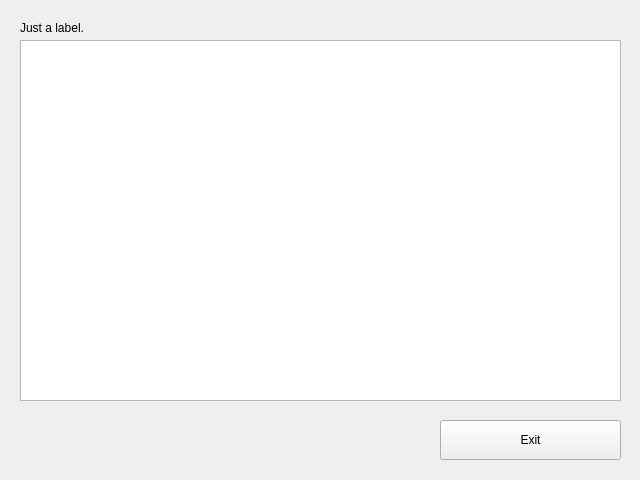
<?xml version="1.0" encoding="UTF-8"?>
<ui version="4.0">
 <class>Form</class>
 <widget class="QWidget" name="Form">
  <property name="geometry">
   <rect>
    <x>0</x>
    <y>0</y>
    <width>640</width>
    <height>480</height>
   </rect>
  </property>
  <property name="windowTitle">
   <string>Form</string>
  </property>
  <widget class="QLabel" name="label">
   <property name="geometry">
    <rect>
     <x>20</x>
     <y>20</y>
     <width>481</width>
     <height>16</height>
    </rect>
   </property>
   <property name="text">
    <string>Just a label.</string>
   </property>
  </widget>
  <widget class="QListView" name="listView">
   <property name="geometry">
    <rect>
     <x>20</x>
     <y>40</y>
     <width>601</width>
     <height>361</height>
    </rect>
   </property>
  </widget>
  <widget class="QPushButton" name="pb_exit">
   <property name="geometry">
    <rect>
     <x>440</x>
     <y>420</y>
     <width>181</width>
     <height>40</height>
    </rect>
   </property>
   <property name="text">
    <string>Exit</string>
   </property>
  </widget>
 </widget>
 <resources/>
 <connections/>
</ui>
